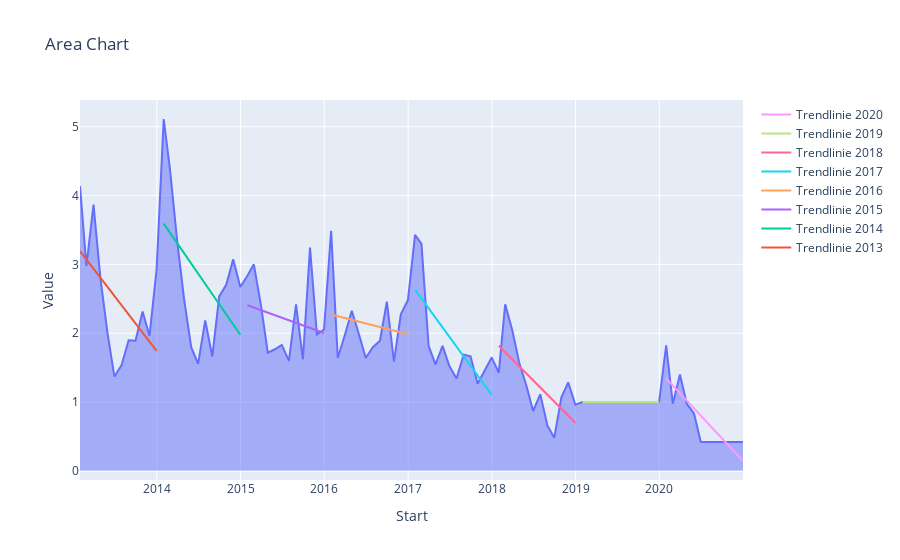

Source (notebook cell):
### Code cell
df["Value"] = pd.to_numeric(df["Value"])
df['Start'] = pd.to_datetime(df['Start'])

# Group the data by year
df['Year'] = df['Start'].dt.year

fig = px.area(df, x='Start', y='Value', title='Area Chart')

# Calculate and add the trend line for each year
for year in df['Year'].unique():
    yearly_data = df[df['Year'] == year]
    
    yearly_data['StartNumeric'] = yearly_data['Start'].view("int64") / 10**9
    
    # Calculate the linear regression for the year
    slope, intercept = np.polyfit(yearly_data['StartNumeric'], yearly_data['Value'], 1)
    
    # Calculation of the trend line values
    yearly_data['Trend'] = intercept + slope * yearly_data['StartNumeric']
    
    fig.add_scatter(x=yearly_data['Start'], y=yearly_data['Trend'], mode='lines', name=f'Trendlinie {year}')

fig.show()
